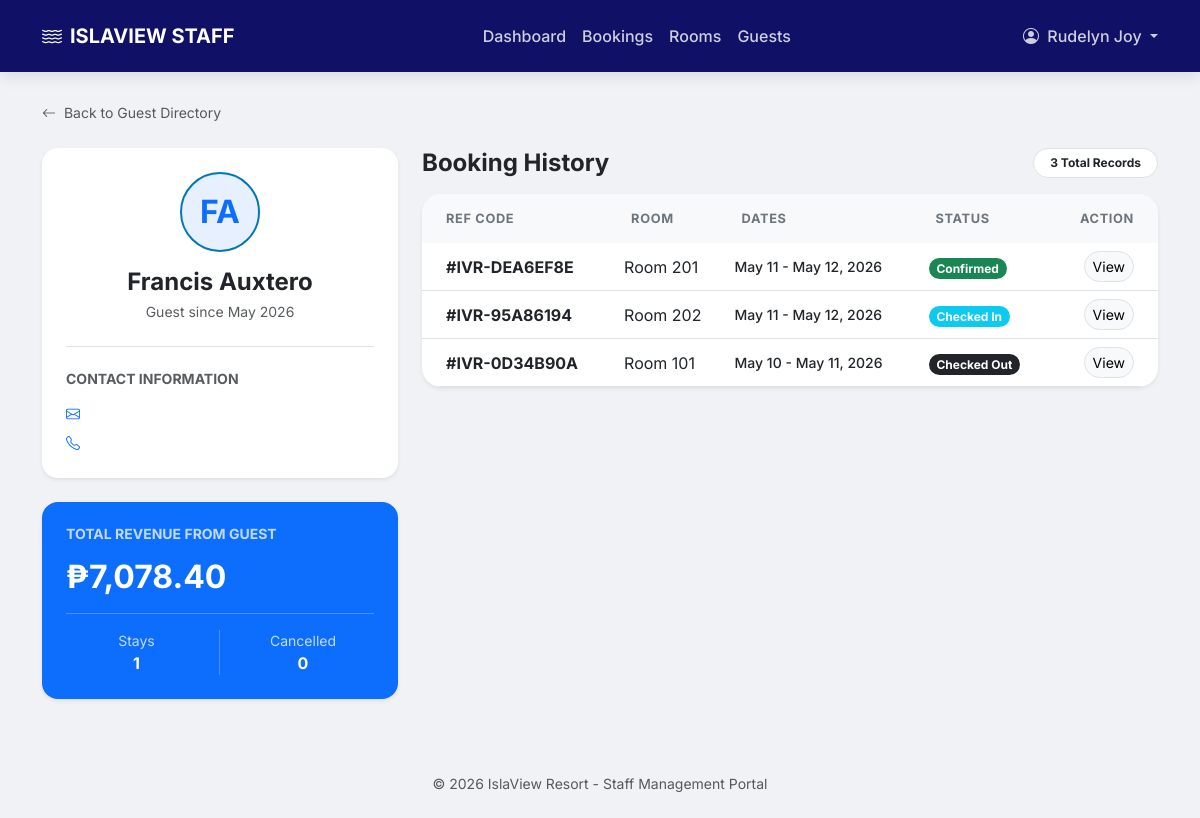
/staff/view_guest.php?id=1 (signed in), run on the app's committed database.
### tables this page shows
CREATE TABLE `guests` (
  `guest_id` int(10) UNSIGNED NOT NULL,
  `user_id` int(10) UNSIGNED DEFAULT NULL,
  `first_name` varchar(80) NOT NULL,
  `last_name` varchar(80) NOT NULL,
  `email` varchar(191) DEFAULT NULL,
  `phone` varchar(20) DEFAULT NULL,
  `address` text DEFAULT NULL,
  `id_type` varchar(50) DEFAULT NULL,
  `id_number` varchar(100) DEFAULT NULL,
  `nationality` varchar(80) DEFAULT NULL,
  `date_of_birth` date DEFAULT NULL,
  `special_requests` text DEFAULT NULL,
  `notes` text DEFAULT NULL,
  `is_vip` tinyint(1) NOT NULL DEFAULT 0,
  `created_at` datetime NOT NULL DEFAULT current_timestamp()
);

CREATE TABLE `bookings` (
  `booking_id` int(10) UNSIGNED NOT NULL,
  `reference_code` varchar(20) NOT NULL,
  `guest_id` int(10) UNSIGNED NOT NULL,
  `room_id` smallint(5) UNSIGNED NOT NULL,
  `promo_id` int(10) UNSIGNED DEFAULT NULL,
  `booked_by` int(10) UNSIGNED DEFAULT NULL,
  `check_in_date` date NOT NULL,
  `check_out_date` date NOT NULL,
  `num_adults` tinyint(3) UNSIGNED NOT NULL DEFAULT 1,
  `num_children` tinyint(3) UNSIGNED NOT NULL DEFAULT 0,
  `nights` tinyint(3) UNSIGNED NOT NULL,
  `base_amount` decimal(10,2) NOT NULL,
  `discount_amount` decimal(10,2) NOT NULL DEFAULT 0.00,
  `tax_amount` decimal(10,2) NOT NULL DEFAULT 0.00,
  `total_amount` decimal(10,2) NOT NULL,
  `status` enum('pending','confirmed','checked_in','checked_out','cancelled','no_show') NOT NULL DEFAULT 'pending',
  `booking_source` enum('online','walk_in','phone','agent') NOT NULL DEFAULT 'online',
  `special_requests` text DEFAULT NULL,
  `internal_notes` text DEFAULT NULL,
  `early_checkin` tinyint(1) NOT NULL DEFAULT 0,
  `late_checkout` tinyint(1) NOT NULL DEFAULT 0,
  `early_checkin_fee` decimal(10,2) NOT NULL DEFAULT 0.00,
  `late_checkout_fee` decimal(10,2) NOT NULL DEFAULT 0.00,
  `cancelled_at` datetime DEFAULT NULL,
  `cancel_reason` text DEFAULT NULL,
  `created_at` datetime NOT NULL DEFAULT current_timestamp(),
  `updated_at` datetime NOT NULL DEFAULT current_timestamp() ON UPDATE current_timestamp()
);

CREATE TABLE `rooms` (
  `room_id` smallint(5) UNSIGNED NOT NULL,
  `room_type_id` smallint(5) UNSIGNED NOT NULL,
  `room_number` varchar(20) NOT NULL,
  `floor_level` tinyint(4) DEFAULT NULL,
  `description` text DEFAULT NULL,
  `is_active` tinyint(1) NOT NULL DEFAULT 1
);

### staff/view_guest.php (the view, shortened to what this page needs)
<?php include 'components/header.php'; ?>
<?php include 'components/navbar.php'; ?>
<?php
$guest_id = mysqli_real_escape_string($conn, $_GET['id']);
$guest_res = $conn->query("SELECT * FROM guests WHERE guest_id = '$guest_id'");
$guest = $guest_res->fetch_assoc();
$stats = $conn->query("SELECT
    COUNT(booking_id) as total_bookings,
    SUM(CASE WHEN status = 'checked_out' THEN 1 ELSE 0 END) as completed_stays,
    SUM(CASE WHEN status = 'cancelled' THEN 1 ELSE 0 END) as cancellations,
    SUM(total_amount) as total_spent
    FROM bookings WHERE guest_id = '$guest_id'")->fetch_assoc();
?>
<main class="container main-container">
    <div class="mb-4">
        <a href="guests.php" class="text-decoration-none small text-muted">
            <i class="bi bi-arrow-left me-1"></i> Back to Guest Directory
        </a>
    </div>
    <div class="row g-4">
        <div class="col-lg-4">
            <div class="card border-0 shadow-sm rounded-4 text-center p-4 mb-4">
                <div class="avatar-large mx-auto bg-primary bg-opacity-10 text-primary fw-bold d-flex align-items-center justify-content-center rounded-circle mb-3" style="width: 80px; height: 80px; font-size: 2rem; border: 2px solid var(--primary-blue);">
                    <?php echo substr($guest['first_name'], 0, 1) . substr($guest['last_name'], 0, 1); ?>
                </div>
                <h4 class="fw-bold mb-1"><?php echo $guest['first_name'] . " " . $guest['last_name']; ?></h4>
                <p class="text-muted small mb-4">Guest since <?php echo date('M Y', strtotime($guest['created_at'])); ?></p>
                <div class="text-start border-top pt-4">
                    <h6 class="text-muted small text-uppercase fw-bold mb-3">Contact Information</h6>
                    <p class="small mb-2"><i class="bi bi-envelope me-2 text-primary"></i><?php echo $guest['email']; ?></p>
                    <p class="small mb-0"><i class="bi bi-telephone me-2 text-primary"></i><?php echo $guest['phone']; ?></p>
                </div>
            </div>
            <div class="card border-0 shadow-sm rounded-4 bg-primary text-white p-4">
                <h6 class="opacity-75 small text-uppercase fw-bold mb-3">Total Revenue From Guest</h6>
                <h2 class="fw-bold mb-0">₱<?php echo number_format($stats['total_spent'] ?? 0, 2); ?></h2>
                <hr class="opacity-25">
                <div class="row text-center">
                    <div class="col-6 border-end border-white border-opacity-25">
                        <small class="d-block opacity-75">Stays</small>
                        <span class="fw-bold"><?php echo $stats['completed_stays']; ?></span>
                    </div>
                    <div class="col-6">
                        <small class="d-block opacity-75">Cancelled</small>
                        <span class="fw-bold"><?php echo $stats['cancellations']; ?></span>
                    </div>
                </div>
            </div>
        </div>
        <div class="col-lg-8">
            <div class="d-flex justify-content-between align-items-center mb-3">
                <h4 class="fw-bold m-0">Booking History</h4>
                <span class="badge bg-white text-dark border rounded-pill px-3 py-2"><?php echo $stats['total_bookings']; ?> Total Records</span>
            </div>
            <div class="card table-card shadow-sm">
                <div class="table-responsive">
                    <table class="table table-hover align-middle mb-0">
                        <thead class="bg-light">
                            <tr>
                                <th class="ps-4">Ref Code</th>
                                <th>Room</th>
                                <th>Dates</th>
                                <th>Status</th>
                                <th class="pe-4 text-end">Action</th>
                            </tr>
                        </thead>
                        <tbody>
                            <?php
                            $history_sql = "SELECT b.*, r.room_number
                                            FROM bookings b
                                            JOIN rooms r ON b.room_id = r.room_id
                                            WHERE b.guest_id = '$guest_id'
                                            ORDER BY b.check_in_date DESC";
                            $history_res = $conn->query($history_sql);
                            if($history_res->num_rows > 0):
                                while($row = $history_res->fetch_assoc()):
                                    $st_class = 'bg-secondary';
                                    if($row['status'] == 'confirmed') $st_class = 'bg-success';
                                    if($row['status'] == 'checked_in') $st_class = 'bg-info text-white';
                                    if($row['status'] == 'checked_out') $st_class = 'bg-dark';
                            ?>
                            <tr>
                                <td class="ps-4 fw-bold">#<?php echo $row['reference_code']; ?></td>
                                <td>Room <?php echo $row['room_number']; ?></td>
                                <td>
                                    <small class="d-block fw-medium"><?php echo date('M d', strtotime($row['check_in_date'])); ?> - <?php echo date('M d, Y', strtotime($row['check_out_date'])); ?></small>
                                </td>
                                <td>
                                    <span class="badge <?php echo $st_class; ?> rounded-pill text-capitalize" style="font-size: 0.75rem;">
                                        <?php echo str_replace('_', ' ', $row['status']); ?>
                                    </span>
                                </td>
                                <td class="pe-4 text-end">
                                    <a href="view_booking.php?id=<?php echo $row['booking_id']; ?>" class="btn btn-sm btn-light border rounded-pill">
                                        View
                                    </a>
                                </td>
                            </tr>
                            <?php
                                endwhile;
                            else:
                                echo "<tr><td colspan='5' class='text-center py-5 text-muted'>This guest has no booking records yet.</td></tr>";
                            endif;
                            ?>
                        </tbody>
                    </table>
                </div>
            </div>
        </div>
    </div>
</main>
<?php include 'components/footer.php'; ?>

### staff/components/header.php (style rules this page uses)
:root { --primary-blue: #0077b6; --deep-ocean: #03045e; }
body { font-family: 'Inter', sans-serif; background-color: #f0f2f5; }
.main-container { margin-top: 100px; padding-bottom: 50px; }
.table-card { border: none; border-radius: 20px; overflow: hidden; background: white; box-shadow: 0 4px 15px rgba(0,0,0,0.05); }
.table thead th { background-color: #f8f9fa; text-transform: uppercase; font-size: 0.8rem; letter-spacing: 0.05em; color: #6c757d; border: none; padding: 15px; }

### data on the page
guests: first_name "F", last_name "A", first_name "Francis", last_name "Auxtero", created_at "May 2026"
bookings: reference_code "IVR-DEA6EF8E", room.room_number "201", check_in_date "May 11", check_out_date "May 12, 2026", status "Confirmed"
bookings: reference_code "IVR-95A86194", room.room_number "202", check_in_date "May 11", check_out_date "May 12, 2026", status "Checked In"
bookings: reference_code "IVR-0D34B90A", room.room_number "101", check_in_date "May 10", check_out_date "May 11, 2026", status "Checked Out"

### other printed values
$staff_name "Rudelyn Joy"
$stats['total_spent'] "7,078.40"
$stats['completed_stays'] "1"
$stats['cancellations'] "0"
$stats['total_bookings'] "3"
